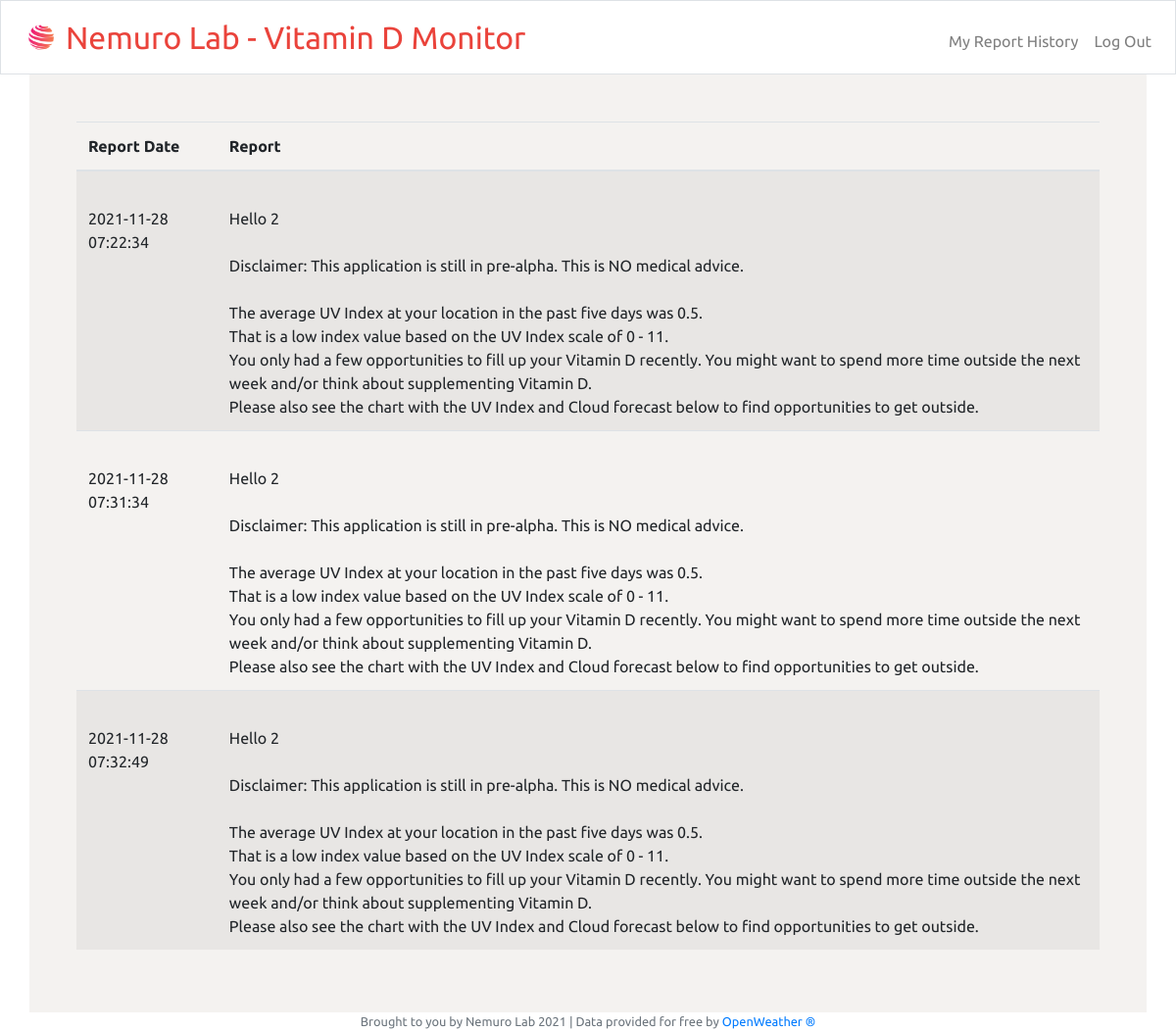
The app's page /history (signed in) with its own data.
### tables this page shows
CREATE TABLE reports (report_id INTEGER PRIMARY KEY AUTOINCREMENT NOT NULL, user_id INTEGER NOT NULL, report_date datetime DEFAULT CURRENT_TIMESTAMP, report VARCHAR(1000) NOT NULL);

### application.py (the view)
@app.route("/history")
@login_required
def history():
    report_history = db.execute("SELECT report_date, report FROM reports WHERE user_id = ?", session.get("user_id"))
    return render_template("history.html", report_history=report_history)

### application.py (called while the page is built)
@app.after_request
def after_request(response):
    response.headers["Cache-Control"] = "no-cache, no-store, must-revalidate"
    response.headers["Expires"] = 0
    response.headers["Pragma"] = "no-cache"
    return response

### helpers.py (called while the page is built)
def login_required(f):
    @wraps(f)
    def decorated_function(*args, **kwargs):
        if session.get("user_id") is None:
            return redirect("/login")
        return f(*args, **kwargs)
    return decorated_function

### templates/history.html (shortened to what this page needs)
{% extends "layout.html" %}
{% block main %}
    {% if report_history %}
        <table class ="table table-striped" style="text-align:left; white-space: pre-line;">
            <thead>
                <tr>
                    <th>Report Date</th>
                    <th>Report</th>
                </tr>
            </thead>
            <tbody>
                {% for rows in report_history %}
                    <tr>
                        {% for key, value in rows.items() %}
                            <td>
                                {{ value }}
                            </td>
                        {% endfor %}
                    </tr>
                {% endfor %}
            </tbody>
        </table>
    {% else %}
        <p>You have no reports yet. Go to the main page and get your report.</p>
    {% endif %}
{% endblock %}

### static/styles.css (style rules this page uses)
* { font-family: 'Ubuntu', sans-serif; }

### records on screen
reports: report_date "2021-11-28 07:22:34", report "Hello 2 Disclaimer: This application is still in pre-alpha. This is NO medical advice. The average UV Index at your location in the past five days was 0.5. That is a low index value based on the UV Index scale of 0 - 11. You only had a few opportunities to fill up your Vitamin D recently. You might want to spend more time outside the next week and/or think about supplementing Vitamin D. Please also see the chart with the UV Index and Cloud forecast below to find opportunities to get outside."
reports: report_date "2021-11-28 07:31:34", report "Hello 2 Disclaimer: This application is still in pre-alpha. This is NO medical advice. The average UV Index at your location in the past five days was 0.5. That is a low index value based on the UV Index scale of 0 - 11. You only had a few opportunities to fill up your Vitamin D recently. You might want to spend more time outside the next week and/or think about supplementing Vitamin D. Please also see the chart with the UV Index and Cloud forecast below to find opportunities to get outside."
reports: report_date "2021-11-28 07:32:49", report "Hello 2 Disclaimer: This application is still in pre-alpha. This is NO medical advice. The average UV Index at your location in the past five days was 0.5. That is a low index value based on the UV Index scale of 0 - 11. You only had a few opportunities to fill up your Vitamin D recently. You might want to spend more time outside the next week and/or think about supplementing Vitamin D. Please also see the chart with the UV Index and Cloud forecast below to find opportunities to get outside."
